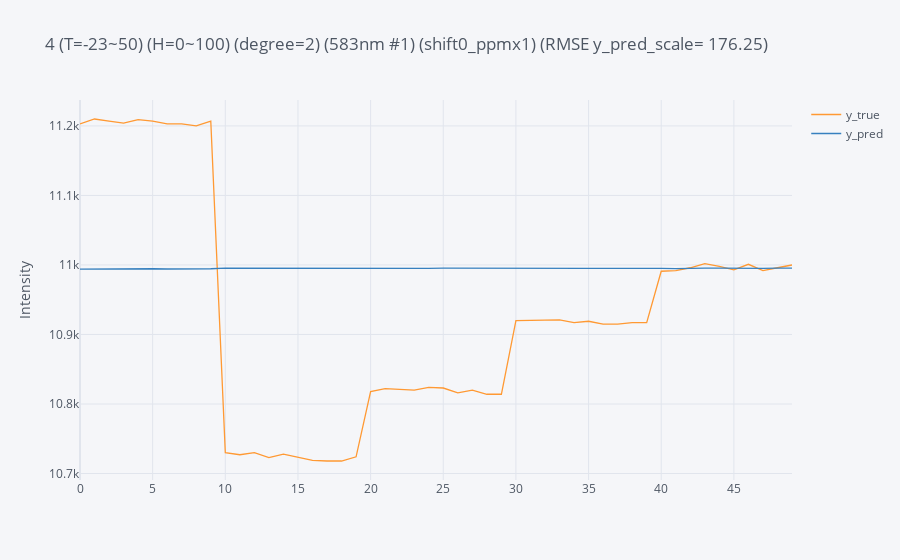
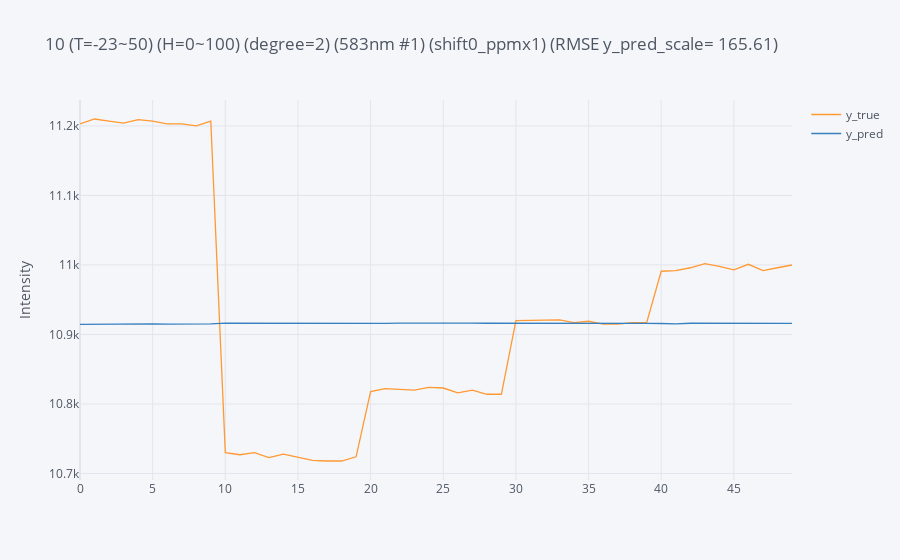
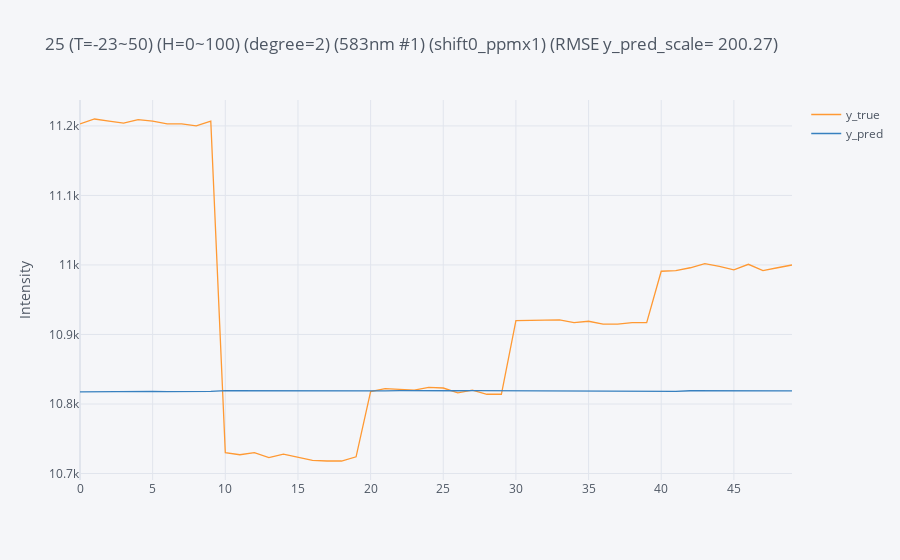
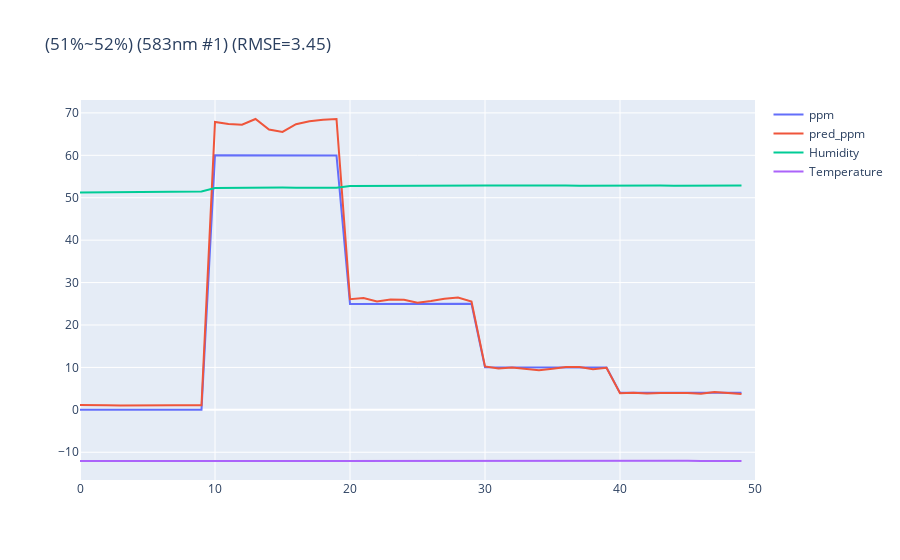

Notebook cell for these charts, in order:
### Code cell
# load training data
dk_n20C = df_n20C.copy().reset_index(drop=True)
dk_n10C = df_n10C.copy().reset_index(drop=True)
dk_0C = df_0C.copy().reset_index(drop=True)
dk_10C = df_10C.copy().reset_index(drop=True)

# copy testing data
dk_test_n10C = df_test_n10C.copy().reset_index(drop=True)
# dk_test_n10C_2 = df_test_n10C_2.copy().reset_index(drop=True)
# dk_test_n10C_3 = df_test_n10C_3.copy().reset_index(drop=True)
# dk_test_n10C_4 = df_test_n10C_4.copy().reset_index(drop=True)
# dk_test_n10C_5 = df_test_n10C_5.copy().reset_index(drop=True)
# dk_test_n10C_6 = df_test_n10C_6.copy().reset_index(drop=True)
# dk_test_n10C_7 = df_test_n10C_7.copy().reset_index(drop=True)
# dk_test_n10C_8 = df_test_n10C_8.copy().reset_index(drop=True)
# dk_test_n10C_9 = df_test_n10C_9.copy().reset_index(drop=True)
# dk_test_n10C_13 = df_test_n10C_13.copy().reset_index(drop=True)

#setting temperature range
'''dict = {temp. 1 : ([training data1, data2], [blind test data1, data2], white_card_std data)}'''

temp_data_dict = { 

    # n20~10C
    'temp. 1': ([dk_n20C, dk_n10C, dk_0C, dk_10C], [dk_test_n10C]),
#     'temp. 1': ([dk_n20C, dk_n10C, dk_0C, dk_10C], [dk_test_n10C_2]),
#     'temp. 1': ([dk_n20C, dk_n10C, dk_0C, dk_10C], [dk_test_n10C_3]),
#     'temp. 2': ([dk_n20C, dk_n10C, dk_0C, dk_10C], [dk_test_n10C_4]),
#     'temp. 2': ([dk_n20C, dk_n10C, dk_0C, dk_10C], [dk_test_n10C_5]),
#     'temp. 2': ([dk_n20C, dk_n10C, dk_0C, dk_10C], [dk_test_n10C_6]),
#     'temp. 3': ([dk_n20C, dk_n10C, dk_0C, dk_10C], [dk_test_n10C_7]),
#     'temp. 3': ([dk_n20C, dk_n10C, dk_0C, dk_10C], [dk_test_n10C_8]),
#     'temp. 3': ([dk_n20C, dk_n10C, dk_0C, dk_10C], [dk_test_n10C_9]),
#         'temp. 3': ([dk_n20C, dk_n10C, dk_0C, dk_10C], [dk_test_n10C_13]),


                  } 
    
# implement temp. range loop
for temp_data, temp_blind_test in temp_data_dict.values():
    

    # plot each model 4D data
#             module_4D.plot_4D_multi_model(temp_data, temp_blind_test, channel_list, sensor_number)

    # concate training data        
    df_all = pd.concat(temp_data).reset_index(drop=True)
    df_test = pd.concat(temp_blind_test).reset_index(drop=True)


    # 取0ppm資料
    dk_all_0ppm = df_all[df_all['ppm']<1].copy()

    # 取4ppm資料
    dk_all_4ppm = df_all[(df_all['ppm']>3)&(df_all['ppm']<5)].copy()
    
    # 取10ppm資料
    dk_all_10ppm = df_all[(df_all['ppm']>9)&(df_all['ppm']<11)].copy()

    # 取25ppm資料
    dk_all_25ppm = df_all[(df_all['ppm']>24)&(df_all['ppm']<26)].copy()
    
    # 取60ppm資料
    dk_all_60ppm = df_all[(df_all['ppm']>59)&(df_all['ppm']<61)].copy()

    
    dk_data_dict = {
#                     0:(dk_all_0ppm),
                    4:(dk_all_4ppm),
                    10:(dk_all_10ppm),
                    25:(dk_all_25ppm),
#                     60:(dk_all_60ppm)
               }
    

    #training model for 0ppm, 10ppm, 60ppm surface
    surf_coef_list = []                           # store ppm surface coefficient
    for ppm, ppm_data in dk_data_dict.items():

        dk_data = ppm_data
        y_train = dk_data[train_channel] + shift 
        x_train = dk_data[['Temperature', 'Humidity']] 

#             channels = train_channel

        #開始計算濃度平面 model by Ridge regression
#         step = humidity_step
        os.chdir(path)              
        loss_list = []
        loss_each_step_list = []
        sensor = model.model(folder_name=folder_name,
                             sensor_number=sensor_number,
                             channel=train_channel,
                             x_train=x_train, 
                             y_train=y_train, 
                             x_test=x_test, 
                             y_test=y_test, 
                             model_name=model_name, 
                             degree=degree,
                             step=humidity_step,
                             output_modify=output_modify,
                             shift=shift,            
                             multiple=multiple,
                             ppm=ppm,
                             humidity_feature=sensor_humidity_feature                             
                             )
        sensor.regression()
        intercept_and_coefficient = sensor.save_sensor_side_coef()
#         print(intercept_and_coefficient)
#         sensor.loss()
#         loss_each_step = sensor.loss_each_step()    
        sensor.plot()
#         sensor.save_plot()
#         sensor.coef()
        
        surf_coef_list.append(intercept_and_coefficient) 
   
    test_data = df_test[[test_channel, 'Temperature', 'Humidity', 'ppm']]
    ppm_list = []
    for index, row in test_data.iterrows():
        signal, temperature, humidity, _ = row
#         signal_0ppm = interpolation.calculate_ppm_surface_signal(surf_coef_list[0], x0=temperature, x1=humidity, degree=degree)
        signal_4ppm = interpolation.calculate_ppm_surface_signal(surf_coef_list[0], x0=temperature, x1=humidity, degree=degree)
        signal_10ppm = interpolation.calculate_ppm_surface_signal(surf_coef_list[1], x0=temperature, x1=humidity, degree=degree)
        signal_25ppm = interpolation.calculate_ppm_surface_signal(surf_coef_list[2], x0=temperature, x1=humidity, degree=degree)
#         signal_60ppm = interpolation.calculate_ppm_surface_signal(surf_coef_list[4], x0=temperature, x1=humidity, degree=degree)
        

#         print(signal_0ppm, signal_10ppm, signal_60ppm)
        
        signal_ppm_dict = {
#                              0:signal_0ppm,
                             4:signal_4ppm,
                            10:signal_10ppm,
                            25:signal_25ppm,
#                             60:signal_60ppm,
                           }

        if interpolation_model == 'linear':
            ppm = interpolation.linear_interpolation(signal_ppm_dict, signal, 4, 10, 25)
            
        elif interpolation_model == 'log':
            ppm = interpolation.log_interpolation(signal_ppm_dict, signal, 4, 10, 25)
            
        ppm_list.append(ppm)

    # RMSE
    rmse_test = np.sqrt(mean_squared_error(ppm_list, test_data['ppm'])).round(2)

    # Interpolation prediction result    
    predict_test_data = test_data.copy()
    predict_test_data['pred_ppm'] = ppm_list
    temp = int(predict_test_data['Temperature'].mean())
    hum_min = int(predict_test_data['Humidity'].min())
    hum_max = int(predict_test_data['Humidity'].max())
    title = '({}%~{}%) ({}) (RMSE={})'.format(hum_min, hum_max, test_channel, rmse_test)
    
    # plot prediction result
#     predict_test_data.iplot(kind='scatter', y=['ppm', 'pred_ppm', 'Humidity', 'Temperature'], title=title)
    plot_data = []
    trace_ppm = go.Scatter(y=predict_test_data['ppm'], name='ppm')
    plot_data.append(trace_ppm)
    
    trace_pred_ppm = go.Scatter(y=predict_test_data['pred_ppm'], name='pred_ppm')
    plot_data.append(trace_pred_ppm)

    trace_RH = go.Scatter(y=predict_test_data['Humidity'], name='Humidity')
    plot_data.append(trace_RH)

    trace_temp = go.Scatter(y=predict_test_data['Temperature'], name='Temperature')
    plot_data.append(trace_temp)

    layout = go.Layout(xaxis=dict(range=[0, predict_test_data.shape[0]]), title=title)

    fig = go.Figure(data=plot_data, layout=layout)
    fig.show()
    
    # save figure
    savePath = os.path.join(os.getcwd(), folder_name)
    filename = '({}%~{}%)({})(shift {})(RMSE={})'.format(hum_min, hum_max, test_channel, shift ,rmse_test)
    fig.write_image(savePath + '/' + filename + '.jpeg', width=1280, height=720)

### Figure 1 — Plotly figure (JSON) as saved in the notebook; plotly's stock layout.template omitted (floating-point values rounded to 4 significant figures)
{"data": [{"line": {"color": "rgba(255, 153, 51, 1.0)", "dash": "solid", "shape": "linear", "width": 1.3}, "mode": "lines", "name": "y_true", "text": "", "type": "scatter", "x": [0, 1, 2, 3, 4, 5, 6, 7, 8, 9, 10, 11, 12, 13, 14, 15, 16, 17, 18, 19, 20, 21, 22, 23, 24, 25, 26, 27, 28, 29, 30, 31, 32, 33, 34, 35, 36, 37, 38, 39, 40, 41, 42, 43, 44, 45, 46, 47, 48, 49], "y": [11203, 11210, 11207, 11204, 11209, 11207, 11203, 11203, 11200, 11207, 10730, 10727, 10730, 10723, 10728, 10723, 10719, 10718, 10718, 10724, 10818, 10822, 10821, 10820, 10824, 10823, 10816, 10820, 10814, 10814, 10920, 10920, 10920, 10921, 10917, 10919, 10915, 10915, 10917, 10917, 10991, 10992, 10996, 11002, 10998, 10993, 11001, 10992, 10996, 11000]}, {"line": {"color": "rgba(55, 128, 191, 1.0)", "dash": "solid", "shape": "linear", "width": 1.3}, "mode": "lines", "name": "y_pred", "text": "", "type": "scatter", "x": [0, 1, 2, 3, 4, 5, 6, 7, 8, 9, 10, 11, 12, 13, 14, 15, 16, 17, 18, 19, 20, 21, 22, 23, 24, 25, 26, 27, 28, 29, 30, 31, 32, 33, 34, 35, 36, 37, 38, 39, 40, 41, 42, 43, 44, 45, 46, 47, 48, 49], "y": [10990.0, 10990.0, 10990.0, 10990.0, 10990.0, 10990.0, 10990.0, 10990.0, 10990.0, 10990.0, 11000.0, 11000.0, 11000.0, 11000.0, 11000.0, 11000.0, 11000.0, 11000.0, 11000.0, 11000.0, 11000.0, 11000.0, 11000.0, 11000.0, 11000.0, 11000.0, 11000.0, 11000.0, 11000.0, 11000.0, 11000.0, 11000.0, 11000.0, 11000.0, 11000.0, 11000.0, 11000.0, 11000.0, 11000.0, 11000.0, 11000.0, 10990.0, 11000.0, 11000.0, 11000.0, 10990.0, 11000.0, 11000.0, 11000.0, 11000.0]}], "layout": {"legend": {"bgcolor": "#F5F6F9", "font": {"color": "#4D5663"}}, "paper_bgcolor": "#F5F6F9", "plot_bgcolor": "#F5F6F9", "title": {"font": {"color": "#4D5663"}, "text": "4 (T=-23~50) (H=0~100) (degree=2) (583nm #1) (shift0_ppmx1) (RMSE y_pred_scale= 176.25)"}, "xaxis": {"gridcolor": "#E1E5ED", "showgrid": true, "tickfont": {"color": "#4D5663"}, "title": {"font": {"color": "#4D5663"}, "text": ""}, "zerolinecolor": "#E1E5ED"}, "yaxis": {"gridcolor": "#E1E5ED", "showgrid": true, "tickfont": {"color": "#4D5663"}, "title": {"font": {"color": "#4D5663"}, "text": "Intensity"}, "zerolinecolor": "#E1E5ED"}}}

### Figure 2 — Plotly figure (JSON) as saved in the notebook; plotly's stock layout.template omitted (floating-point values rounded to 4 significant figures)
{"data": [{"line": {"color": "rgba(255, 153, 51, 1.0)", "dash": "solid", "shape": "linear", "width": 1.3}, "mode": "lines", "name": "y_true", "text": "", "type": "scatter", "x": [0, 1, 2, 3, 4, 5, 6, 7, 8, 9, 10, 11, 12, 13, 14, 15, 16, 17, 18, 19, 20, 21, 22, 23, 24, 25, 26, 27, 28, 29, 30, 31, 32, 33, 34, 35, 36, 37, 38, 39, 40, 41, 42, 43, 44, 45, 46, 47, 48, 49], "y": [11203, 11210, 11207, 11204, 11209, 11207, 11203, 11203, 11200, 11207, 10730, 10727, 10730, 10723, 10728, 10723, 10719, 10718, 10718, 10724, 10818, 10822, 10821, 10820, 10824, 10823, 10816, 10820, 10814, 10814, 10920, 10920, 10920, 10921, 10917, 10919, 10915, 10915, 10917, 10917, 10991, 10992, 10996, 11002, 10998, 10993, 11001, 10992, 10996, 11000]}, {"line": {"color": "rgba(55, 128, 191, 1.0)", "dash": "solid", "shape": "linear", "width": 1.3}, "mode": "lines", "name": "y_pred", "text": "", "type": "scatter", "x": [0, 1, 2, 3, 4, 5, 6, 7, 8, 9, 10, 11, 12, 13, 14, 15, 16, 17, 18, 19, 20, 21, 22, 23, 24, 25, 26, 27, 28, 29, 30, 31, 32, 33, 34, 35, 36, 37, 38, 39, 40, 41, 42, 43, 44, 45, 46, 47, 48, 49], "y": [10910.0, 10910.0, 10910.0, 10910.0, 10920.0, 10920.0, 10910.0, 10910.0, 10910.0, 10920.0, 10920.0, 10920.0, 10920.0, 10920.0, 10920.0, 10920.0, 10920.0, 10920.0, 10920.0, 10920.0, 10920.0, 10920.0, 10920.0, 10920.0, 10920.0, 10920.0, 10920.0, 10920.0, 10920.0, 10920.0, 10920.0, 10920.0, 10920.0, 10920.0, 10920.0, 10920.0, 10920.0, 10920.0, 10920.0, 10920.0, 10920.0, 10920.0, 10920.0, 10920.0, 10920.0, 10920.0, 10920.0, 10920.0, 10920.0, 10920.0]}], "layout": {"legend": {"bgcolor": "#F5F6F9", "font": {"color": "#4D5663"}}, "paper_bgcolor": "#F5F6F9", "plot_bgcolor": "#F5F6F9", "title": {"font": {"color": "#4D5663"}, "text": "10 (T=-23~50) (H=0~100) (degree=2) (583nm #1) (shift0_ppmx1) (RMSE y_pred_scale= 165.61)"}, "xaxis": {"gridcolor": "#E1E5ED", "showgrid": true, "tickfont": {"color": "#4D5663"}, "title": {"font": {"color": "#4D5663"}, "text": ""}, "zerolinecolor": "#E1E5ED"}, "yaxis": {"gridcolor": "#E1E5ED", "showgrid": true, "tickfont": {"color": "#4D5663"}, "title": {"font": {"color": "#4D5663"}, "text": "Intensity"}, "zerolinecolor": "#E1E5ED"}}}

### Figure 3 — Plotly figure (JSON) as saved in the notebook; plotly's stock layout.template omitted (floating-point values rounded to 4 significant figures)
{"data": [{"line": {"color": "rgba(255, 153, 51, 1.0)", "dash": "solid", "shape": "linear", "width": 1.3}, "mode": "lines", "name": "y_true", "text": "", "type": "scatter", "x": [0, 1, 2, 3, 4, 5, 6, 7, 8, 9, 10, 11, 12, 13, 14, 15, 16, 17, 18, 19, 20, 21, 22, 23, 24, 25, 26, 27, 28, 29, 30, 31, 32, 33, 34, 35, 36, 37, 38, 39, 40, 41, 42, 43, 44, 45, 46, 47, 48, 49], "y": [11203, 11210, 11207, 11204, 11209, 11207, 11203, 11203, 11200, 11207, 10730, 10727, 10730, 10723, 10728, 10723, 10719, 10718, 10718, 10724, 10818, 10822, 10821, 10820, 10824, 10823, 10816, 10820, 10814, 10814, 10920, 10920, 10920, 10921, 10917, 10919, 10915, 10915, 10917, 10917, 10991, 10992, 10996, 11002, 10998, 10993, 11001, 10992, 10996, 11000]}, {"line": {"color": "rgba(55, 128, 191, 1.0)", "dash": "solid", "shape": "linear", "width": 1.3}, "mode": "lines", "name": "y_pred", "text": "", "type": "scatter", "x": [0, 1, 2, 3, 4, 5, 6, 7, 8, 9, 10, 11, 12, 13, 14, 15, 16, 17, 18, 19, 20, 21, 22, 23, 24, 25, 26, 27, 28, 29, 30, 31, 32, 33, 34, 35, 36, 37, 38, 39, 40, 41, 42, 43, 44, 45, 46, 47, 48, 49], "y": [10820.0, 10820.0, 10820.0, 10820.0, 10820.0, 10820.0, 10820.0, 10820.0, 10820.0, 10820.0, 10820.0, 10820.0, 10820.0, 10820.0, 10820.0, 10820.0, 10820.0, 10820.0, 10820.0, 10820.0, 10820.0, 10820.0, 10820.0, 10820.0, 10820.0, 10820.0, 10820.0, 10820.0, 10820.0, 10820.0, 10820.0, 10820.0, 10820.0, 10820.0, 10820.0, 10820.0, 10820.0, 10820.0, 10820.0, 10820.0, 10820.0, 10820.0, 10820.0, 10820.0, 10820.0, 10820.0, 10820.0, 10820.0, 10820.0, 10820.0]}], "layout": {"legend": {"bgcolor": "#F5F6F9", "font": {"color": "#4D5663"}}, "paper_bgcolor": "#F5F6F9", "plot_bgcolor": "#F5F6F9", "title": {"font": {"color": "#4D5663"}, "text": "25 (T=-23~50) (H=0~100) (degree=2) (583nm #1) (shift0_ppmx1) (RMSE y_pred_scale= 200.27)"}, "xaxis": {"gridcolor": "#E1E5ED", "showgrid": true, "tickfont": {"color": "#4D5663"}, "title": {"font": {"color": "#4D5663"}, "text": ""}, "zerolinecolor": "#E1E5ED"}, "yaxis": {"gridcolor": "#E1E5ED", "showgrid": true, "tickfont": {"color": "#4D5663"}, "title": {"font": {"color": "#4D5663"}, "text": "Intensity"}, "zerolinecolor": "#E1E5ED"}}}

### Figure 4 — Plotly figure (JSON) as saved in the notebook; plotly's stock layout.template omitted (floating-point values rounded to 4 significant figures)
{"data": [{"name": "ppm", "type": "scatter", "y": [0, 0, 0, 0, 0, 0, 0, 0, 0, 0, 60, 59.99, 59.95, 59.98, 60.04, 59.98, 59.96, 59.96, 59.99, 59.95, 24.96, 24.96, 24.95, 25.02, 24.98, 24.98, 24.99, 24.99, 24.96, 24.99, 10.01, 10, 10, 10.03, 10, 10.01, 10.03, 10.01, 10.03, 10, 4, 4, 4.025, 4, 4, 4.013, 4, 4.013, 4.013, 4.013]}, {"name": "pred_ppm", "type": "scatter", "y": [1.11, 1.005, 1.064, 1.028, 1.076, 1.143, 1.081, 1.063, 1.053, 1.051, 67.86, 67.38, 67.23, 68.56, 66.07, 65.5, 67.33, 68.02, 68.4, 68.56, 26.09, 26.36, 25.56, 25.98, 25.96, 25.22, 25.64, 26.19, 26.5, 25.54, 10.23, 9.752, 9.989, 9.658, 9.321, 9.675, 10.1, 10.09, 9.555, 9.918, 3.919, 4.035, 3.856, 3.988, 3.985, 3.995, 3.805, 4.184, 3.939, 3.715]}, {"name": "Humidity", "type": "scatter", "y": [51.26, 51.29, 51.31, 51.35, 51.35, 51.37, 51.44, 51.48, 51.44, 51.46, 52.29, 52.35, 52.35, 52.37, 52.39, 52.42, 52.38, 52.38, 52.39, 52.37, 52.78, 52.77, 52.8, 52.8, 52.78, 52.75, 52.8, 52.79, 52.77, 52.78, 52.88, 52.91, 52.93, 52.89, 52.96, 52.97, 52.9, 52.85, 52.88, 52.87, 52.82, 52.83, 52.83, 52.87, 52.85, 52.85, 52.88, 52.86, 52.89, 52.85]}, {"name": "Temperature", "type": "scatter", "y": [-12.06, -12.05, -12.05, -12.05, -12.05, -12.05, -12.04, -12.06, -12.05, -12.06, -12.05, -12.04, -12.05, -12.05, -12.04, -12.04, -12.04, -12.04, -12.05, -12.05, -12.06, -12.06, -12.03, -12.04, -12.04, -12.05, -12.05, -12.05, -12.04, -12.04, -12.04, -12.05, -12.05, -12.05, -12.05, -12.04, -12.05, -12.05, -12.05, -12.04, -12.05, -12.04, -12.03, -12.04, -12.04, -12.03, -12.04, -12.03, -12.04, -12.04]}], "layout": {"title": {"text": "(51%~52%) (583nm #1) (RMSE=3.45)"}, "xaxis": {"range": [0, 50]}}}
